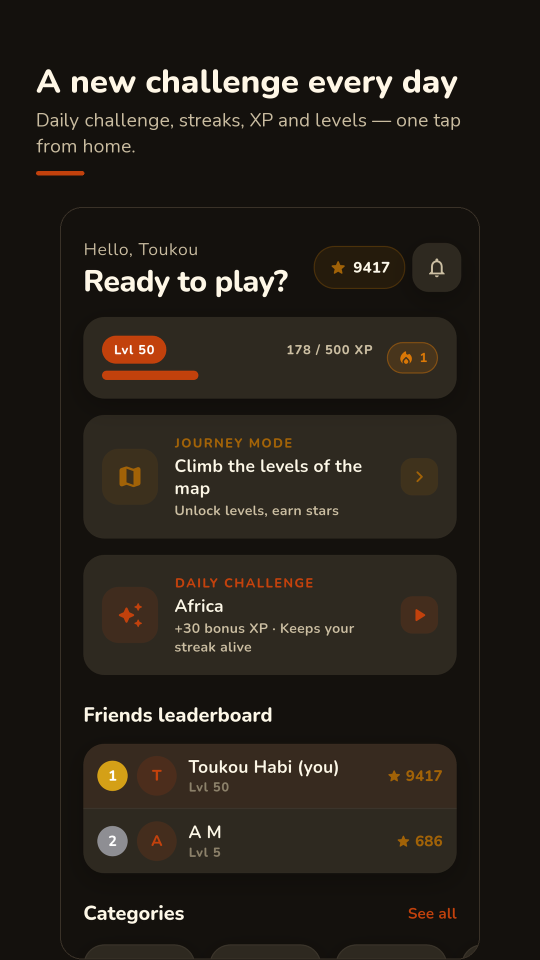
#> input picture store/en/01_home.png, 1080 x 1920 px, found by its file name (shown at 1/2 size)
$ python compose.py
#> lines starting #> are read from the running program, lines starting #| are printed output that depends on the picture; after the words box and inside, x2 and y2 are one past the last pixel; in counts of white or black regions, pixels touching at a corner belong together
# -*- coding: utf-8 -*-
"""Compose les visuels Play Store a partir des captures brutes.

Une capture brute ne fait pas un visuel de fiche : elle est au format de
l'appareil (1080x2460, soit 1:2,28 — au-dela du 2:1 que Play accepte), elle
montre la barre d'etat du telephone (heure, notifications, batterie) et elle
n'annonce rien. Chaque image est donc recadree, posee sur le fond de l'app et
surmontee d'une phrase qui dit ce qu'on regarde.
"""
import os
import sys

from PIL import Image, ImageDraw, ImageFilter, ImageFont

sys.stdout.reconfigure(encoding='utf-8', errors='replace')

HERE = os.path.dirname(os.path.abspath(__file__))
RAW = os.path.join(HERE, 'raw')
FONTS = r'C:\FlutterProjects\arif_quiz\assets\fonts'

# ── La palette de l'app ────────────────────────────────────────────────────
BG = (20, 17, 13)           # #14110D — le fond sombre
IVORY = (255, 247, 230)     # #FFF7E6
MUTED = (201, 188, 160)     # #C9BCA0
RUST = (194, 65, 12)        # #C2410C
BORDER = (58, 50, 40)

# ── Le format ──────────────────────────────────────────────────────────────
W, H = 1080, 1920           # 9:16, accepte par Play
SHOT_W = 840
SHOT_RADIUS = 44
MARGIN = 72

# Zones a flouter dans une capture donnee : (x0, y0, x1, y1) en pixels source.
# L'adresse e-mail du proprietaire du compte n'a rien a faire sur une fiche
# publique.
REDACT = {
    '07_profile.png': [(300, 715, 790, 780)],
}


def font(name, size):
    return ImageFont.truetype(os.path.join(FONTS, name), size)


def wrap(draw, text, fnt, max_width):
    """Coupe le texte a la largeur donnee, mot par mot."""
    words, lines, line = text.split(), [], ''
    for word in words:
        probe = (line + ' ' + word).strip()
        if draw.textlength(probe, font=fnt) <= max_width:
            line = probe
        else:
            if line:
                lines.append(line)
            line = word
    if line:
        lines.append(line)
    return lines


def rounded(image, radius):
    mask = Image.new('L', image.size, 0)
    ImageDraw.Draw(mask).rounded_rectangle(
        [0, 0, image.size[0] - 1, image.size[1] - 1], radius=radius, fill=255)
    out = Image.new('RGBA', image.size, (0, 0, 0, 0))
    out.paste(image, (0, 0), mask)
    return out


def compose(raw_name, headline, subline, out_name, crop_top):
#> called with raw_name = '01_home.png', headline = 'A new challenge every day', out_name = '01_home.png', crop_top = 92
    canvas = Image.new('RGB', (W, H), BG)
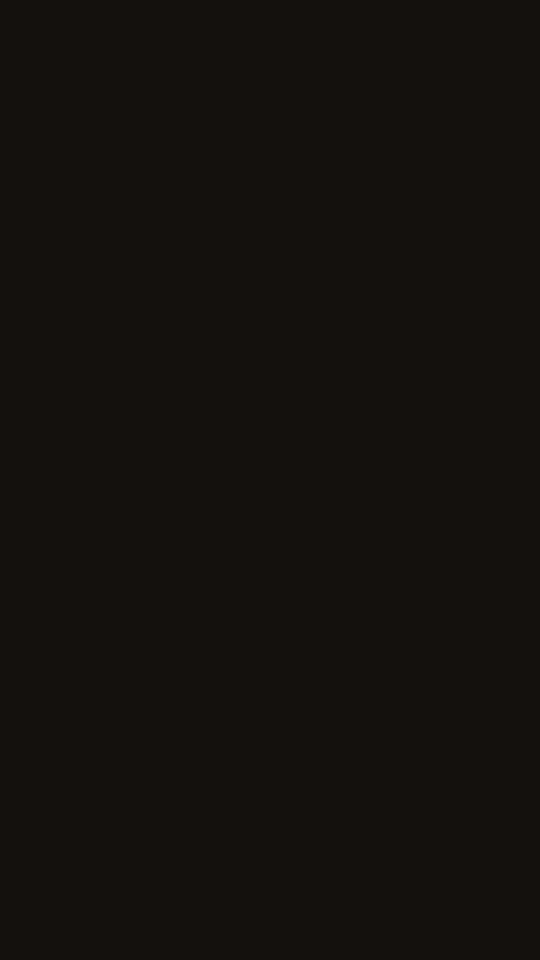
#> canvas: PIL image 1080x1920 RGB (shown at 1/2 size); mean R, G, B 20, 17, 13
    draw = ImageDraw.Draw(canvas)

    # ── Le titre ───────────────────────────────────────────────────────────
    title_font = font('Nunito-ExtraBold.ttf', 66)
    sub_font = font('Nunito-Regular.ttf', 38)

    y = 118
    for line in wrap(draw, headline, title_font, W - 2 * MARGIN):
#> in wrap, `words, lines, line = text.split(), [], ''`: words = ['A', 'new', 'challenge', 'every', 'day']; line = ''
        draw.text((MARGIN, y), line, font=title_font, fill=IVORY)
        y += 82
#> this loop made 1 pass
#> after the loop, y = 200

    y += 14
#> y = 214
    for line in wrap(draw, subline, sub_font, W - 2 * MARGIN):
        draw.text((MARGIN, y), line, font=sub_font, fill=MUTED)
        y += 52
#> this loop made 2 passes
#> y on pass 1: 266
#> (line, y) on pass 2: ('tap from home.', 318)
#> after the loop, y = 318

    # Un trait rouille sous le titre : la seule marque de couleur de la zone.
    draw.rounded_rectangle([MARGIN, y + 24, MARGIN + 96, y + 32],
                           radius=4, fill=RUST)

    # La capture commence sous le texte, pas a une hauteur fixe : sans quoi un
    # titre court laissait un trou et un titre long venait le toucher.
    shot_top = y + 96
#> shot_top = 414

    # ── La capture ─────────────────────────────────────────────────────────
    shot = Image.open(os.path.join(RAW, raw_name)).convert('RGB')
#> shot is the input picture: PIL image 1080x1920 RGB; mean R, G, B 36.8, 31.2, 24.2

    for box in REDACT.get(raw_name, []):
        region = shot.crop(box).filter(ImageFilter.GaussianBlur(18))
        shot.paste(region, box[:2])

    available = H - shot_top
#> available = 1506
    src_height = int(available * shot.width / SHOT_W)
#> src_height = 1936
    shot = shot.crop((0, crop_top, shot.width,
                      min(crop_top + src_height, shot.height)))
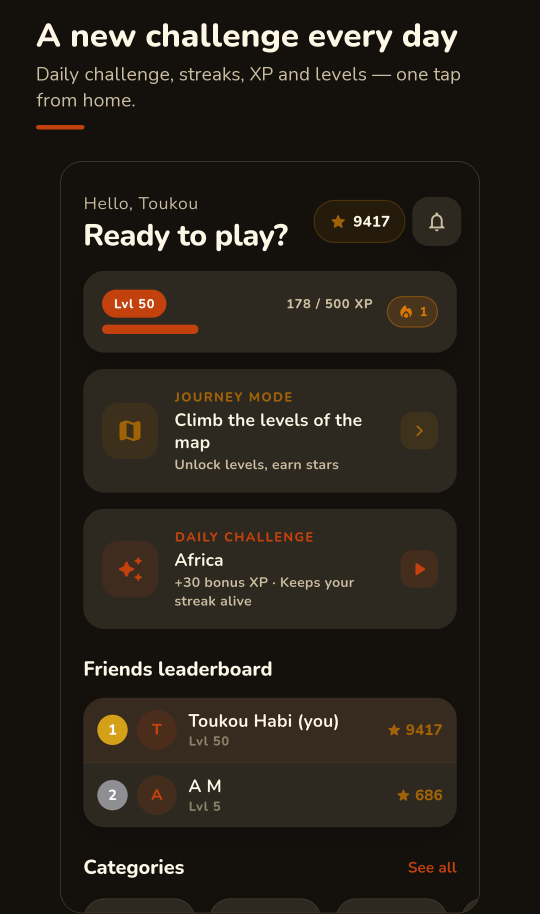
#> shot: PIL image 1080x1828 RGB (shown at 1/2 size); mean R, G, B 37.7, 32, 24.7
    shot = shot.resize(
        (SHOT_W, int(shot.height * SHOT_W / shot.width)), Image.LANCZOS)
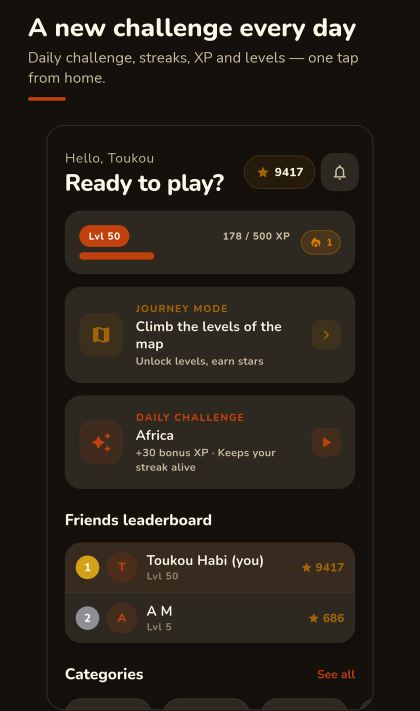
#> shot: PIL image 840x1421 RGB (shown at 1/2 size); mean R, G, B 37.6, 31.9, 24.7

    framed = rounded(shot, SHOT_RADIUS)
#> in rounded, `mask = Image.new('L', image.size, 0)`: mask: PIL image 840x1421 L; every value is 0
#> in rounded, `ImageDraw.Draw(mask).rounded_rectangle( [0, 0, image.size[0] - 1, imag..`:
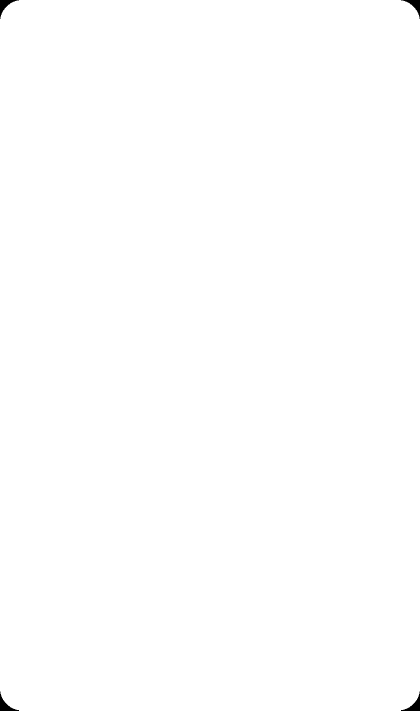
#> mask: PIL image 840x1421 L (shown at 1/2 size); 99.9% white; 4 black regions, box (x1, y1, x2, y2) and area: (0, 0, 38, 38) 427, (802, 0, 840, 38) 427, (0, 1383, 38, 1421) 427, (802, 1383, 840, 1421) 427
#> in rounded, `out = Image.new('RGBA', image.size, (0, 0, 0, 0))`: out: PIL image 840x1421 RGBA; every value is 0
    x = (W - SHOT_W) // 2
    canvas.paste(framed, (x, shot_top), framed)
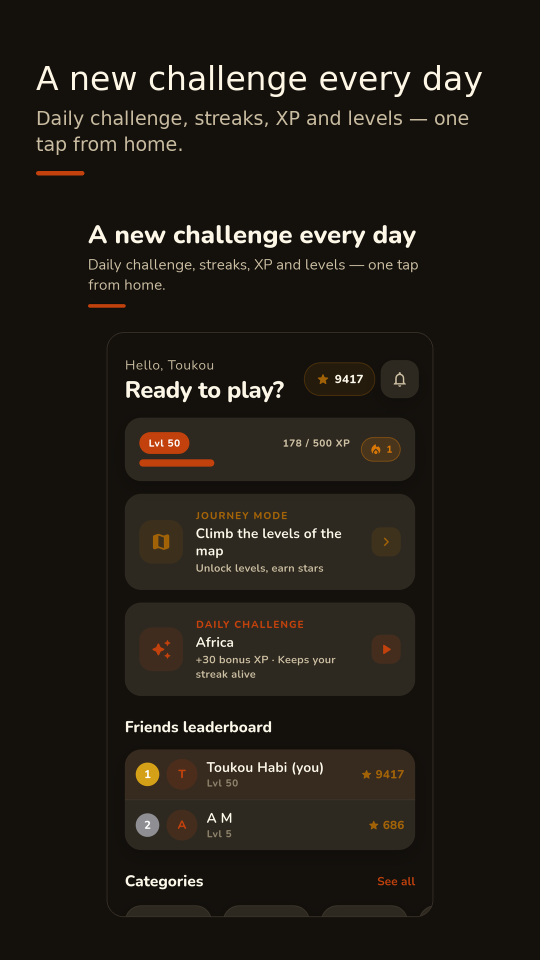
#> canvas: PIL image 1080x1920 RGB (shown at 1/2 size); mean R, G, B 32.2, 27.6, 21.5

    # Un liseré discret : le fond du visuel et celui de l'app sont le meme
    # noir, sans quoi la capture se fondrait dans la page.
    draw.rounded_rectangle(
        [x, shot_top, x + SHOT_W - 1, shot_top + framed.height - 1],
        radius=SHOT_RADIUS, outline=BORDER, width=2)

    out = os.path.join(HERE, 'en', out_name)
    os.makedirs(os.path.dirname(out), exist_ok=True)
    canvas.save(out, 'PNG')
    print('%s  (%dx%d)' % (out_name, W, H))


SHOTS = [
    ('01_home.png', 'A new challenge every day',
     'Daily challenge, streaks, XP and levels — one tap from home.',
     '01_home.png', 92),
    ('03c_modes_new.png', 'Seven ways to play',
     'Precision, Streak, Time Attack, Jokers — same quiz, new game.',
     '02_modes.png', 250),
    ('04_play.png', 'Beat the clock',
     'One tap to answer, instant feedback, explanations after.',
     '03_play.png', 92),
    ('05_journey.png', 'Climb the journey map',
     'Unlock levels, earn stars, go further into the map.',
     '04_journey.png', 92),
    ('02_quizzes.png', 'Hundreds of quizzes',
     'Search, filter by category and difficulty, and play.',
     '05_quizzes.png', 92),
    ('07_profile.png', 'Every point you earn, tracked',
     'Levels, accuracy, streaks and achievements.',
     '06_profile.png', 92),
]

for raw, head, sub, out, crop in SHOTS:
#> (the run stopped early here; a loop or call above may not have finished)
